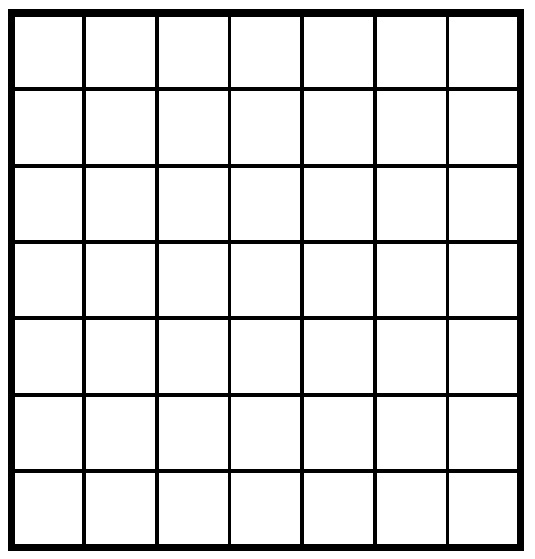
#> input picture sandbox/img/grid.jpg, 535 x 559 px, found by its file name
$ python motion_test_transform.py
#> lines starting #> are read from the running program, lines starting #| are printed output that depends on the picture; after the words box and inside, x2 and y2 are one past the last pixel; in counts of white or black regions, pixels touching at a corner belong together
import cv2
import numpy as np

img = cv2.imread("grid.jpg")
#> img is the input picture: shape (559, 535, 3); min 0, max 255, mean 222.4
rows, cols, ch = img.shape
#> rows = 559; cols = 535; ch = 3

cv2.circle(img, (83, 90), 5, (0, 0, 255), -1)
#> img: shape (559, 535, 3); 0.03% of pixels changed, all inside (x1, y1, x2, y2) = (78, 85, 89, 96)
cv2.circle(img, (447, 90), 5, (0, 0, 255), -1)
#> img: shape (559, 535, 3); mean B, G, R 222.4, 222.4, 222.5
cv2.circle(img, (83, 472), 5, (0, 0, 255), -1)
#> img: shape (559, 535, 3); mean B, G, R 222.3, 222.3, 222.5

pts1 = np.float32([[83, 90], [447, 90], [83, 472]])
pts2 = np.float32([[0, 0], [447, 90], [150, 472]])

matrix = cv2.getAffineTransform(pts1, pts2)
result = cv2.warpAffine(img, matrix, (cols, rows))
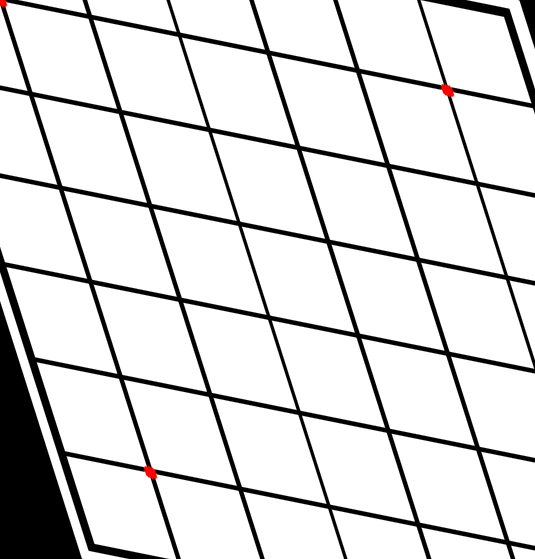
#> result: shape (559, 535, 3); mean B, G, R 219, 219, 219.2

cv2.imshow("Image", img)
cv2.imshow("Affine transformation", result)
cv2.waitKey(0)
cv2.destroyAllWindows()
